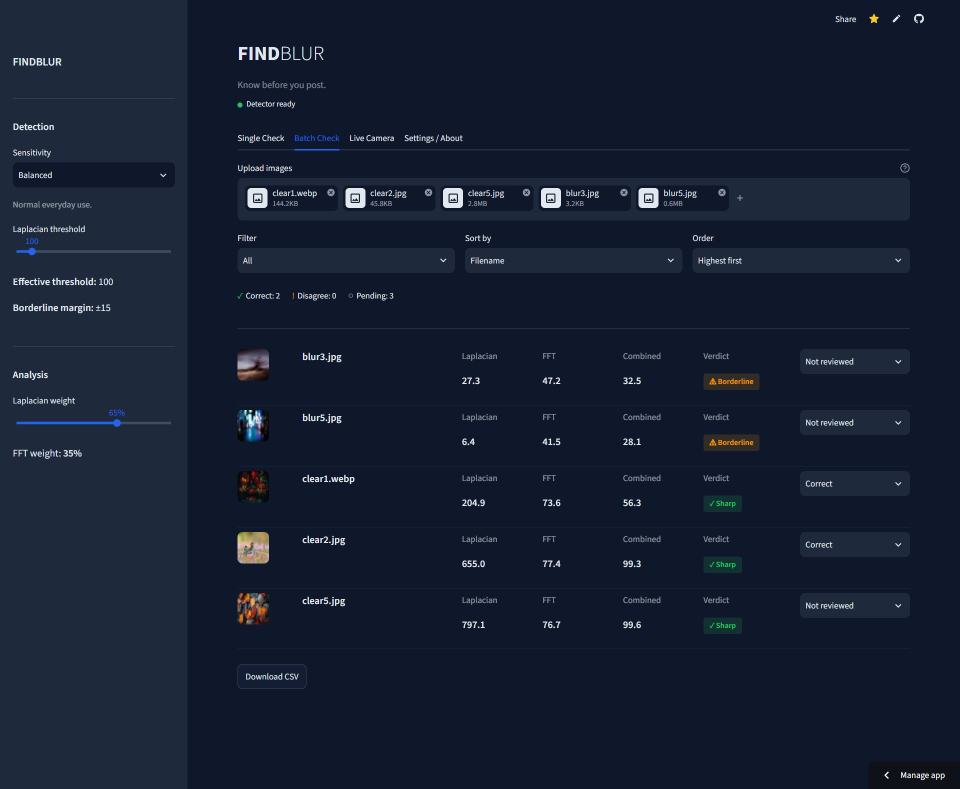
#> input picture batch-check.png.png, 1920 x 1577 px (shown at 1/2 size)
$ python -i blur_detector.py   (imports and definitions only)   (older library calls are emulated)
#> lines starting #> are read from the running program, lines starting #| are printed output that depends on the picture
"""FindBlur — Image blur detection engine.

Combines Laplacian variance and FFT high-frequency energy analysis
to produce a three-level sharpness verdict: Sharp, Borderline, or Blurry.
"""

import cv2
import numpy as np
from typing import TypedDict


# --- Result types -----------------------------------------------------------

class DetectionResult(TypedDict):
    laplacian_score: float
    fft_score: float
    laplacian_confidence: float
    fft_confidence: float
    combined_score: float
    confidence: float
    verdict: str  # "sharp", "borderline", "blurry"
    message: str


# --- Sensitivity presets ----------------------------------------------------
# Each preset adjusts the effective threshold and borderline margin.
# The threshold multiplier is applied to the user's base threshold.
# The margin defines how far above/below the threshold counts as borderline.

SENSITIVITY_PRESETS = {
    "Strict": {
        "threshold_multiplier": 1.3,
        "margin": 25,
        "description": "More likely to flag images as blurry.",
    },
    "Balanced": {
        "threshold_multiplier": 1.0,
        "margin": 15,
        "description": "Normal everyday use.",
    },
    "Lenient": {
        "threshold_multiplier": 0.7,
        "margin": 10,
        "description": "More tolerant of low-texture images.",
    },
}

# --- Default weights --------------------------------------------------------
# Laplacian is our main signal because it reacts strongly to the fine edges
# that usually disappear when an image gets blurred.
# FFT catches some cases Laplacian misses, especially smooth-but-sharp scenes.

DEFAULT_LAPLACIAN_WEIGHT = 0.65
DEFAULT_FFT_WEIGHT = 0.35

# --- Normalization references -----------------------------------------------
# Used to map raw scores into a 0-100 confidence range.
# These aren't hard limits — they're reference points for a sigmoid curve.

LAPLACIAN_REF_LOW = 20.0    # Anything below this is almost certainly blurry
LAPLACIAN_REF_HIGH = 500.0  # Anything above this is clearly sharp

FFT_REF_LOW = 5.0
FFT_REF_HIGH = 60.0

# Max dimension for analysis — larger images get resized to keep things fast.
MAX_ANALYSIS_DIM = 1920


# --- Core analysis functions ------------------------------------------------

def _resize_for_analysis(image: np.ndarray) -> np.ndarray:
    """Resize large images for faster analysis while keeping aspect ratio."""
    h, w = image.shape[:2]
    if max(h, w) <= MAX_ANALYSIS_DIM:
        return image
    scale = MAX_ANALYSIS_DIM / max(h, w)
    new_w = int(w * scale)
    new_h = int(h * scale)
    return cv2.resize(image, (new_w, new_h), interpolation=cv2.INTER_AREA)


def _to_grayscale(image: np.ndarray) -> np.ndarray:
    """Convert to grayscale if needed."""
    if len(image.shape) == 2:
        return image
    if image.shape[2] == 4:
        return cv2.cvtColor(image, cv2.COLOR_BGRA2GRAY)
    return cv2.cvtColor(image, cv2.COLOR_BGR2GRAY)


def calculate_laplacian_variance(image: np.ndarray) -> float:
    """Compute the variance of the Laplacian — our primary blur signal.

    Higher values mean more edges/detail. A perfectly smooth image
    would score near zero.
    """
    gray = _to_grayscale(image)
    laplacian = cv2.Laplacian(gray, cv2.CV_64F)
    return float(laplacian.var())


def calculate_fft_score(image: np.ndarray) -> float:
    """Measure high-frequency energy via FFT.

    We shift the spectrum so low frequencies sit in the center,
    then measure how much energy is outside the central region.
    This helps with smooth-but-sharp scenes like skies and walls
    where Laplacian alone might give a misleadingly low score.
    """
    gray = _to_grayscale(image)
    gray_float = gray.astype(np.float64)

    f_transform = np.fft.fft2(gray_float)
    f_shifted = np.fft.fftshift(f_transform)
    magnitude = np.abs(f_shifted)

    rows, cols = gray.shape
    crow, ccol = rows // 2, cols // 2

    # Define the low-frequency region as the central 10% of the image.
    # Everything outside this is "high frequency" for our purposes.
    radius = int(min(rows, cols) * 0.1)

    # Create a mask that blocks the center
    mask = np.ones((rows, cols), dtype=np.float64)
    y, x = np.ogrid[:rows, :cols]
    center_mask = (x - ccol) ** 2 + (y - crow) ** 2 <= radius ** 2
    mask[center_mask] = 0

    high_freq_energy = np.sum(magnitude * mask)
    total_energy = np.sum(magnitude)

    if total_energy == 0:
        return 0.0

    # Return the percentage of energy in high frequencies.
    # Multiply by 100 to get a more readable number.
    ratio = (high_freq_energy / total_energy) * 100.0
    return float(ratio)


# --- Normalization ----------------------------------------------------------

def _sigmoid_normalize(value: float, ref_low: float, ref_high: float) -> float:
    """Map a raw score to 0-100 using a smooth sigmoid-like curve.

    This gives us a more intuitive confidence value than raw clamping.
    Scores near ref_low map close to 0, scores near ref_high map close to 100.
    """
    midpoint = (ref_low + ref_high) / 2.0
    spread = (ref_high - ref_low) / 2.0
    if spread == 0:
        return 50.0
    x = (value - midpoint) / (spread / 3.0)  # ±3 standard deviations
    sigmoid = 1.0 / (1.0 + np.exp(-x))
    return float(sigmoid * 100.0)


def normalize_laplacian_score(raw_score: float) -> float:
    """Convert raw Laplacian variance to a 0-100 confidence."""
    return _sigmoid_normalize(raw_score, LAPLACIAN_REF_LOW, LAPLACIAN_REF_HIGH)


def normalize_fft_score(raw_score: float) -> float:
    """Convert raw FFT ratio to a 0-100 confidence."""
    return _sigmoid_normalize(raw_score, FFT_REF_LOW, FFT_REF_HIGH)


def _threshold_to_confidence(threshold: float) -> float:
    """Map the user's Laplacian threshold slider (0-1000) to confidence space.

    We use a power curve so the slider feels intuitive:
    - 0 → 0 (everything passes)
    - 100 (default) → ~45 (balanced midpoint)
    - 500 → ~85
    - 1000 → 100 (almost nothing passes)

    The power of 0.55 was chosen so 100/1000 ≈ 0.1 → 0.1^0.55 ≈ 0.32,
    then scaled by 100 and slightly adjusted.
    """
    clamped = max(0.0, min(1000.0, threshold))
    # Normalize to 0-1
    t = clamped / 1000.0
    # Power curve — gives a nice spread where the default (0.1) maps to ~45
    return float(t ** 0.55 * 100.0)


# --- Combined scoring -------------------------------------------------------

def calculate_combined_score(
    laplacian_confidence: float,
    fft_confidence: float,
    laplacian_weight: float = DEFAULT_LAPLACIAN_WEIGHT,
    fft_weight: float = DEFAULT_FFT_WEIGHT,
) -> float:
    """Weighted combination of normalized confidence values."""
    return (laplacian_confidence * laplacian_weight) + (fft_confidence * fft_weight)


# --- Settings ---------------------------------------------------------------

def get_effective_settings(
    base_threshold: float,
    sensitivity: str = "Balanced",
) -> dict:
    """Return the effective threshold and margin for the current sensitivity."""
    preset = SENSITIVITY_PRESETS.get(sensitivity, SENSITIVITY_PRESETS["Balanced"])
    effective_threshold = base_threshold * preset["threshold_multiplier"]
    margin = preset["margin"]
    return {
        "effective_threshold": effective_threshold,
        "margin": margin,
        "sensitivity": sensitivity,
        "description": preset["description"],
    }


# --- Classification ---------------------------------------------------------

def classify_blur(
    combined_score: float,
    effective_threshold: float,
    margin: float,
) -> tuple[str, str]:
    """Three-level verdict based on combined confidence score.

    Returns (verdict, message).
    """
    upper = effective_threshold + margin
    lower = effective_threshold - margin

    if combined_score >= upper:
        return "sharp", "Strong detail detected."
    elif combined_score >= lower:
        return "borderline", "Needs a second look."
    else:
        return "blurry", "Not enough fine detail detected."


# --- Visualization ----------------------------------------------------------

def generate_edge_map(image: np.ndarray) -> np.ndarray:
    """Produce a Canny edge map for diagnostic display."""
    gray = _to_grayscale(image)
    # Auto-threshold using the median — works reasonably for most photos.
    median_val = np.median(gray)
    lower = int(max(0, 0.66 * median_val))
    upper = int(min(255, 1.33 * median_val))
    edges = cv2.Canny(gray, lower, upper)
    return edges


def generate_laplacian_heatmap(image: np.ndarray) -> np.ndarray:
    """Create a heatmap showing where the Laplacian response is strongest.

    This is purely diagnostic — it shows where FindBlur found detail,
    not what the final verdict is.
    """
    gray = _to_grayscale(image)
    laplacian = cv2.Laplacian(gray, cv2.CV_64F)
    abs_lap = np.abs(laplacian)

    # Normalize to 0-255 for display
    if abs_lap.max() > 0:
        normalized = (abs_lap / abs_lap.max() * 255).astype(np.uint8)
    else:
        normalized = np.zeros_like(gray, dtype=np.uint8)

    # Apply a color map — INFERNO reads well in both light and dark themes
    heatmap = cv2.applyColorMap(normalized, cv2.COLORMAP_INFERNO)
    heatmap_rgb = cv2.cvtColor(heatmap, cv2.COLOR_BGR2RGB)
    return heatmap_rgb


# --- Main analysis entry point ----------------------------------------------

def analyze_image(
    image: np.ndarray,
    threshold: float = 100.0,
    sensitivity: str = "Balanced",
    laplacian_weight: float = DEFAULT_LAPLACIAN_WEIGHT,
    fft_weight: float = DEFAULT_FFT_WEIGHT,
) -> DetectionResult:
    """Run the full detection pipeline on a single image.

    This is the main function that app.py should call.
    It resizes, analyzes, normalizes, combines, and classifies.
    """
    # Resize for analysis speed — the original stays untouched for display.
    analysis_img = _resize_for_analysis(image)

    # Raw scores
    lap_raw = calculate_laplacian_variance(analysis_img)
    fft_raw = calculate_fft_score(analysis_img)

    # Normalize to comparable confidence values
    lap_conf = normalize_laplacian_score(lap_raw)
    fft_conf = normalize_fft_score(fft_raw)

    # Combine
    combined = calculate_combined_score(lap_conf, fft_conf, laplacian_weight, fft_weight)

    # Get effective settings for the current sensitivity mode
    settings = get_effective_settings(threshold, sensitivity)
    effective_threshold = settings["effective_threshold"]
    margin = settings["margin"]

    # Convert the effective threshold from raw Laplacian scale to confidence
    # scale so it's comparable with the combined score.
    effective_conf_threshold = _threshold_to_confidence(effective_threshold)

    # Classify
    verdict, message = classify_blur(combined, effective_conf_threshold, margin)

    # Confidence as a 0-100 percentage
    confidence = min(100.0, max(0.0, combined))

    return DetectionResult(
        laplacian_score=round(lap_raw, 1),
        fft_score=round(fft_raw, 1),
        laplacian_confidence=round(lap_conf, 1),
        fft_confidence=round(fft_conf, 1),
        combined_score=round(combined, 1),
        confidence=round(confidence, 1),
        verdict=verdict,
        message=message,
    )

>>> import cv2
>>> picture = cv2.imread('batch-check.png.png')
#> picture is the input picture: shape (1577, 1920, 3); mean B, G, R 48.9, 30.6, 21.9
>>> result = analyze_image(picture)
#> in calculate_laplacian_variance, `laplacian = cv2.Laplacian(gray, cv2.CV_64F)`:
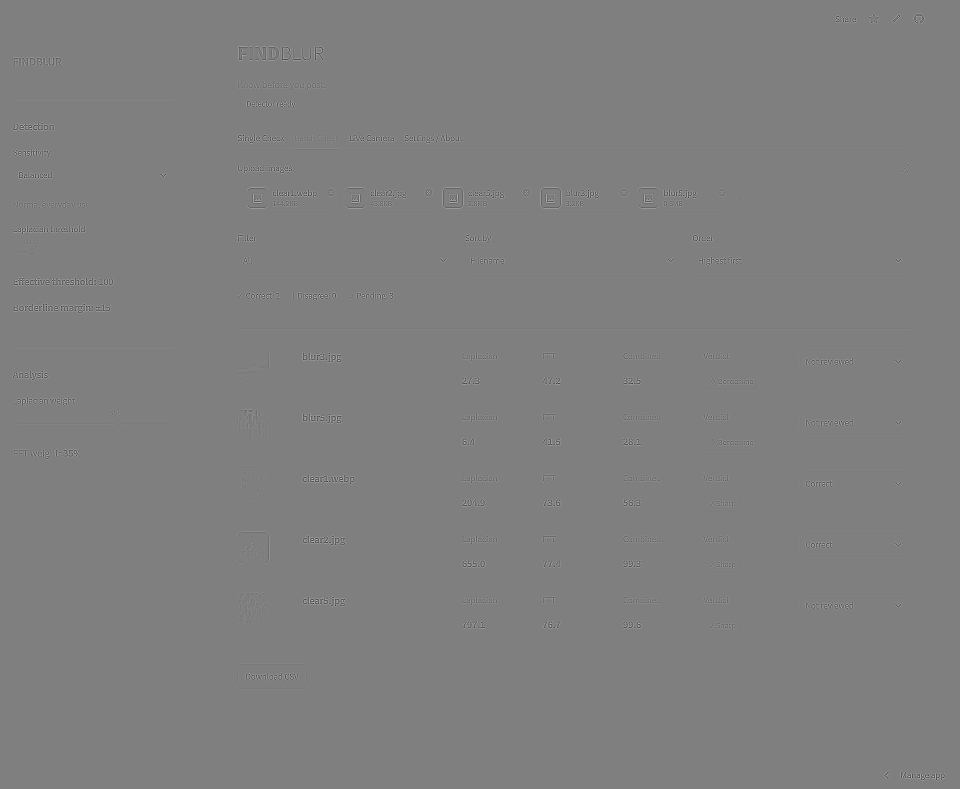
#> laplacian: shape (1577, 1920) float64 (shown at 1/2 size); min -520, max 519, mean 0; drawn with min black and max white
#> in analyze_image, `lap_raw = calculate_laplacian_variance(analysis_img)`: lap_raw = 628.8
#> in calculate_fft_score, `high_freq_energy = np.sum(magnitude * mask)`: high_freq_energy = 4.02e+10
#> in calculate_fft_score, `total_energy = np.sum(magnitude)`: total_energy = 4.85e+10
#> in calculate_fft_score, `ratio = (high_freq_energy / total_energy) * 100.0`: ratio = 82.75
#> in _sigmoid_normalize, `x = (value - midpoint) / (spread / 3.0)`: x = 4.61
#> in _sigmoid_normalize, `sigmoid = 1.0 / (1.0 + np.exp(-x))`: sigmoid = 0.99
#> in analyze_image, `lap_conf = normalize_laplacian_score(lap_raw)`: lap_conf = 99.01
#> in analyze_image, `fft_conf = normalize_fft_score(fft_raw)`: fft_conf = 99.59
#> in analyze_image, `combined = calculate_combined_score(lap_conf, fft_conf, laplacian_weig..`: combined = 99.21
#> in analyze_image, `verdict, message = classify_blur(combined, effective_conf_threshold, m..`: verdict = 'sharp'; message = 'Strong detail detected.'
#> in analyze_image, `confidence = min(100.0, max(0.0, combined))`: confidence = 99.21
#> result = {'laplacian_score': 628.8, 'fft_score': 82.8, 'laplacian_confidence': 99, 'fft_confidence': 99.6, 'combined_score': 99.2, 'confidence': 99.2, 'verdict': 'sharp', 'message': 'Strong detail detected.'}

$ run again, on live_camera.png.png
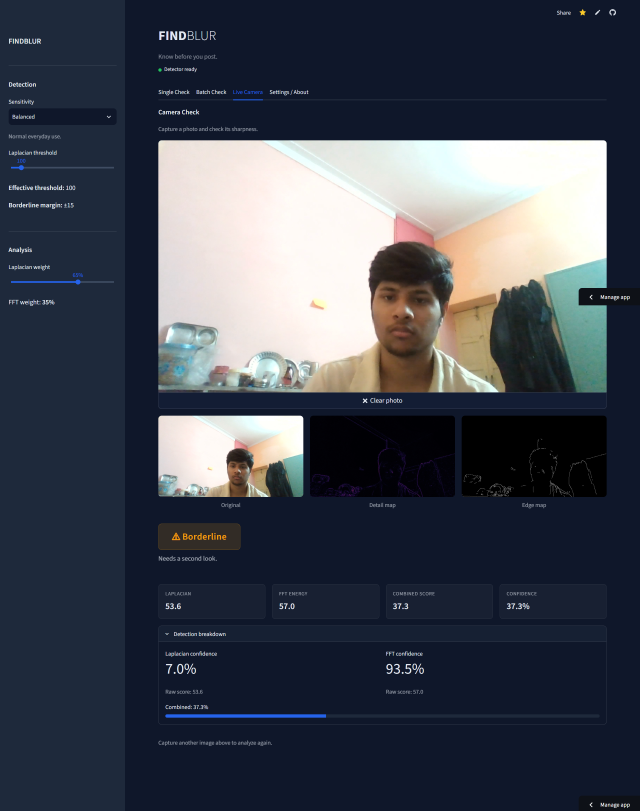
#> input picture live_camera.png.png, 1920 x 2432 px (shown at 1/3 size)
#> picture is the input picture: shape (2432, 1920, 3); mean B, G, R 80.2, 68.9, 63.7
#> in _to_grayscale, `return cv2.cvtColor(image, cv2.COLOR_BGR2GRAY)`:
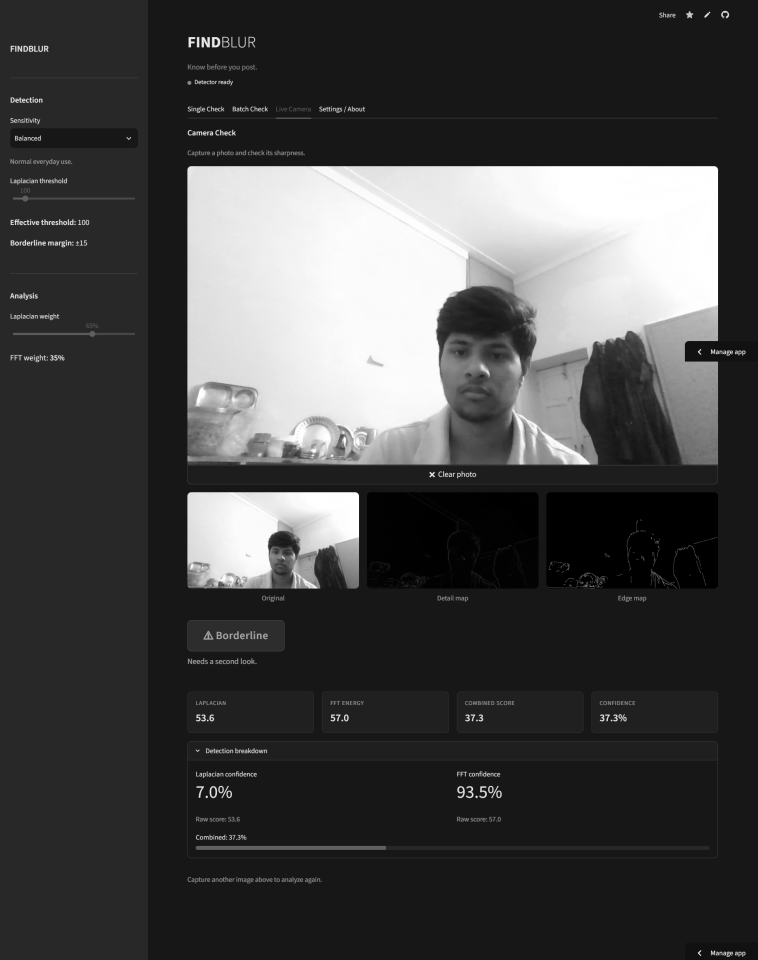
#> returned value: shape (1920, 1515) (shown at 1/2 size); min 0, max 255, mean 68.8
#> lap_raw = 310.1
#> high_freq_energy = 2.59e+10
#> total_energy = 3.65e+10
#> ratio = 71.14
#> x = 0.626
#> sigmoid = 0.652
#> lap_conf = 65.16
#> fft_conf = 98.54
#> combined = 76.85
#> verdict = 'sharp'; message = 'Strong detail detected.'
#> confidence = 76.85
#> result = {'laplacian_score': 310.1, 'fft_score': 71.1, 'laplacian_confidence': 65.2, 'fft_confidence': 98.5, 'combined_score': 76.8, 'confidence': 76.8, 'verdict': 'sharp', 'message': 'Strong detail detected.'}

$ run again, on single-check.png.png
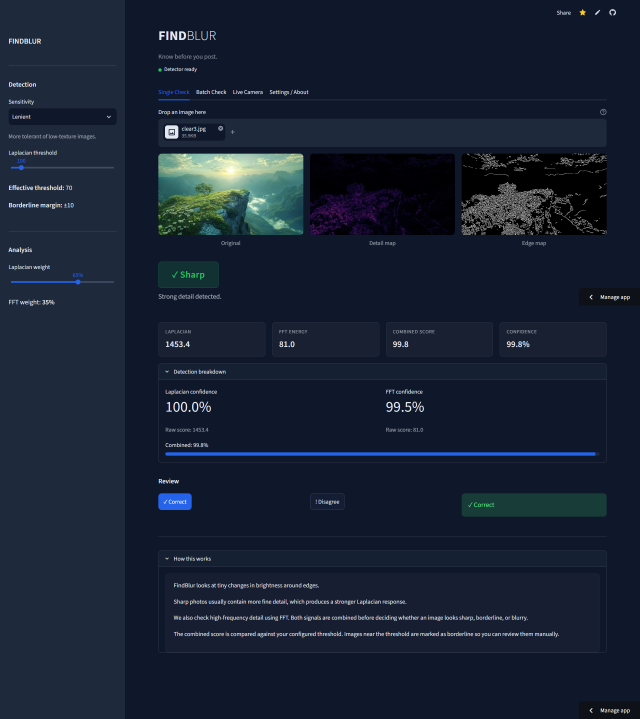
#> input picture single-check.png.png, 1920 x 2155 px (shown at 1/3 size)
#> picture is the input picture: shape (2155, 1920, 3); mean B, G, R 50.7, 33.4, 24
#> in _to_grayscale, `return cv2.cvtColor(image, cv2.COLOR_BGR2GRAY)`:
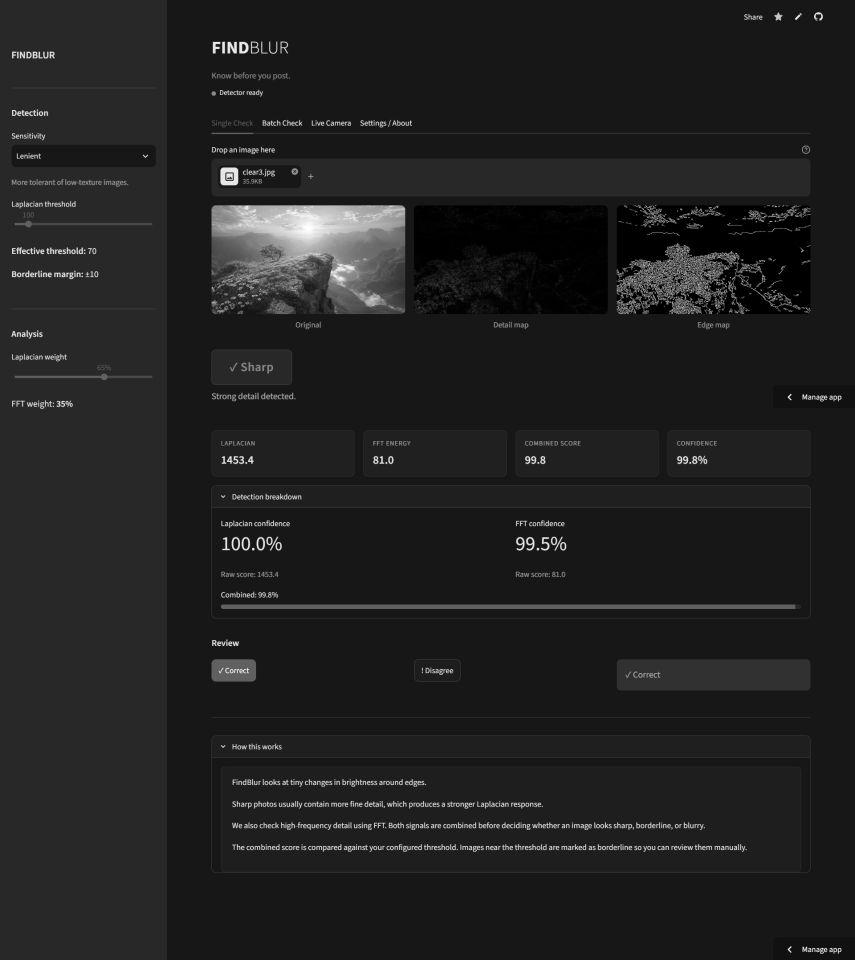
#> returned value: shape (1920, 1710) (shown at 1/2 size); min 0, max 255, mean 32.7
#> lap_raw = 743.3
#> high_freq_energy = 4.73e+10
#> total_energy = 5.7e+10
#> ratio = 83.01
#> x = 6.04
#> sigmoid = 0.998
#> lap_conf = 99.76
#> fft_conf = 99.6
#> combined = 99.7
#> verdict = 'sharp'; message = 'Strong detail detected.'
#> confidence = 99.7
#> result = {'laplacian_score': 743.3, 'fft_score': 83, 'laplacian_confidence': 99.8, 'fft_confidence': 99.6, 'combined_score': 99.7, 'confidence': 99.7, 'verdict': 'sharp', 'message': 'Strong detail detected.'}
